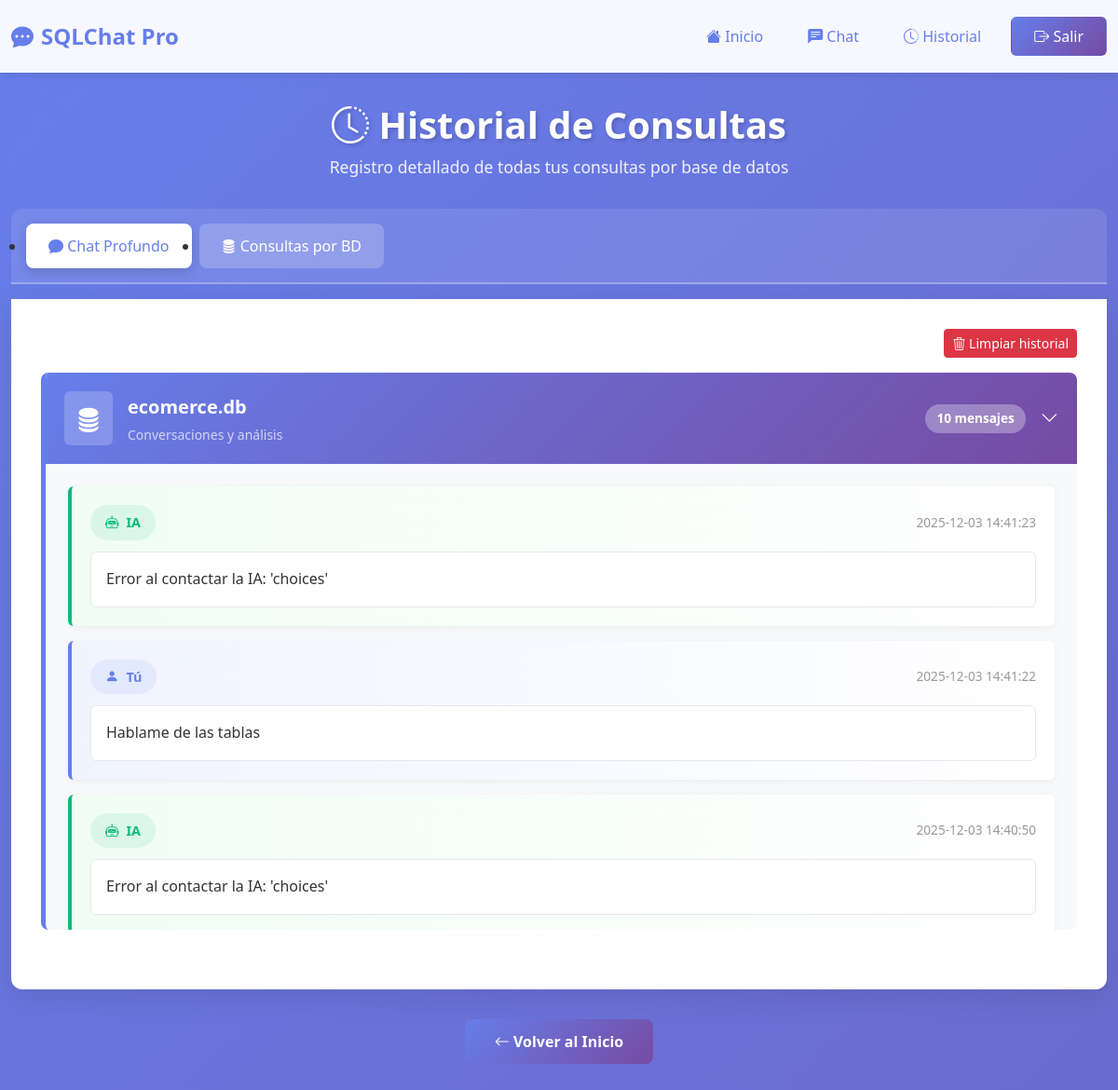
Screenshot of /historial (signed in) with the database file from the repository.
### tables this page shows
CREATE TABLE deep_history (
            id INTEGER PRIMARY KEY AUTOINCREMENT,
            user TEXT NOT NULL,
            database TEXT NOT NULL,
            role TEXT NOT NULL,         -- user / assistant
            message TEXT NOT NULL,
            timestamp DATETIME DEFAULT CURRENT_TIMESTAMP
        );

### app.py (the view)
@app.route("/historial")
def historial_page():
    if "username" not in session:
        return redirect(url_for("login"))
    usuario = session.get("username")
    bases = listar_bases()
    conn = get_user_db()
    consultas_por_base = {}
    historial_db = conn.execute(
        """SELECT database, role, message, timestamp FROM deep_history
           WHERE user = ? ORDER BY database, timestamp DESC""",
        (usuario,)
    ).fetchall()
    for item in historial_db:
        db = item["database"]
        if db not in consultas_por_base:
            consultas_por_base[db] = []
        consultas_por_base[db].append({
            "role": item["role"],
            "message": item["message"],
            "timestamp": item["timestamp"]
        })
    historial_sesion = []
    sql_queries = conn.execute(
        """SELECT database, pregunta, sql, resultado, analisis, exito, categoria, timestamp
           FROM sql_queries
           WHERE user = ?
           ORDER BY timestamp DESC""",
        (usuario,)
    ).fetchall()
    for item in sql_queries:
        try:
            resultado = json.loads(item["resultado"]) if item["resultado"] else []
        except:
            resultado = []
        historial_sesion.append({
            "pregunta": item["pregunta"],
            "sql": item["sql"],
            "resultado": resultado,
            "analisis": item["analisis"],
            "exito": item["exito"],
            "categoria": item["categoria"],
            "database": item["database"]
        })
    conn.close()
    return render_template(
        "historial.html",
        historial_sesion=historial_sesion,
        consultas_por_base=consultas_por_base,
        bases=bases
    )

### app.py (called while the page is built)
def listar_bases():
    return [b for b in os.listdir(DATABASE_FOLDER) if b.endswith(".db")]

def get_user_db():
    conn = sqlite3.connect(USER_DB)
    conn.row_factory = sqlite3.Row
    return conn

### templates/historial.html (shortened to what this page needs)
<!DOCTYPE html>
<html lang="es">
<head>
    <link rel="stylesheet" href="https://cdn.jsdelivr.net/npm/bootstrap@5.3.0/dist/css/bootstrap.min.css">
    <link rel="stylesheet" href="https://cdn.jsdelivr.net/npm/bootstrap-icons@1.11.1/font/bootstrap-icons.css">
    <link rel="stylesheet" href="https://cdnjs.cloudflare.com/ajax/libs/highlight.js/11.8.0/styles/atom-one-dark.min.css">
</head>
<body>
    <nav class="navbar">
        <div class="container-fluid">
            <span class="navbar-brand">
                <i class="bi bi-chat-dots-fill" style="color: #667eea;"></i>
                SQLChat Pro
            </span>
            <div class="nav-links">
                <a href="/">
                    <i class="bi bi-house-fill"></i> Inicio
                </a>
                <a href="/chat_profundo">
                    <i class="bi bi-chat-left-text-fill"></i> Chat
                </a>
                <a href="/historial">
                    <i class="bi bi-clock-history"></i> Historial
                </a>
                <form action="/logout" method="POST" style="display: inline;">
                    <button type="submit" class="btn btn-logout">
                        <i class="bi bi-box-arrow-right"></i> Salir
                    </button>
                </form>
            </div>
        </div>
    </nav>
    <div class="container">
        <div class="header">
            <h1>
                <i class="bi bi-clock-history"></i> Historial de Consultas
            </h1>
            <p>Registro detallado de todas tus consultas por base de datos</p>
        </div>
        <ul class="nav-tabs" role="tablist">
            <li class="nav-item" role="presentation">
                <button class="nav-link active" id="chat-tab" data-bs-toggle="tab" data-bs-target="#chat-pane" type="button" role="tab">
                    <i class="bi bi-chat-fill"></i> Chat Profundo
                </button>
            </li>
            <li class="nav-item" role="presentation">
                <button class="nav-link" id="consultas-tab" data-bs-toggle="tab" data-bs-target="#consultas-pane" type="button" role="tab">
                    <i class="bi bi-database-fill"></i> Consultas por BD
                </button>
            </li>
        </ul>
        <div class="tab-content">
            <div class="tab-pane fade show active" id="chat-pane" role="tabpanel" tabindex="0">
                <div style="display: flex; justify-content: flex-end; margin-bottom: 1rem;">
                    <button class="btn btn-danger btn-sm" onclick="limpiarHistorial('chat')" title="Eliminar todo el historial de chat">
                        <i class="bi bi-trash3"></i> Limpiar historial
                    </button>
                </div>
                {% if consultas_por_base %}
                    <div class="db-grid">
                        {% for db_name, mensajes in consultas_por_base.items() | sort %}
                            <div class="db-section expanded" data-db="{{ db_name }}">
                                <div class="db-header" onclick="toggleDB(this)">
                                    <div class="db-header-left">
                                        <div class="db-icon">
                                            <i class="bi bi-database-fill"></i>
                                        </div>
                                        <div>
                                            <div class="db-title">{{ db_name }}</div>
                                            <small style="opacity: 0.7;">Conversaciones y análisis</small>
                                        </div>
                                    </div>
                                    <div style="display: flex; align-items: center; gap: 1rem;">
                                        <span class="db-badge">{{ mensajes | length }} mensaje{{ mensajes | length != 1 and 's' or '' }}</span>
                                        <i class="bi bi-chevron-down db-toggle"></i>
                                    </div>
                                </div>
                                <div class="db-content">
                                    {% for msg in mensajes %}
                                        <div class="consulta-item {% if msg.role == 'user' %}user-message{% else %}assistant-message{% endif %}">
                                            <div class="consulta-header">
                                                <span class="mensaje-rol {% if msg.role == 'assistant' %}assistant{% endif %}">
                                                    <i class="bi {% if msg.role == 'user' %}bi-person-fill{% else %}bi-robot{% endif %}"></i>
                                                    {{ 'Tú' if msg.role == 'user' else 'IA' }}
                                                </span>
                                                <span class="timestamp">{{ msg.timestamp | default('Sin fecha') }}</span>
                                            </div>
                                            <div class="mensaje-contenido">{{ msg.message }}</div>
                                        </div>
                                    {% endfor %}
                                </div>
                            </div>
                        {% endfor %}
                    </div>
                {% else %}
                    <div class="empty-state">
                        <i class="bi bi-chat-left-dots"></i>
                        <p>No hay conversaciones de chat aún</p>
                        <small>Inicia una conversación en el apartado de <strong>Chat</strong></small>
                    </div>
                {% endif %}
            </div>
        </div>
        <div class="action-buttons">
            <a href="/" class="btn btn-primary">
                <i class="bi bi-arrow-left"></i> Volver al Inicio
            </a>
        </div>
    </div>
</body>
</html>

### rows the page displays
deep_history: database "ecomerce.db", mensajes "10", mensajes "s", role "IA", timestamp "2025-12-03 14:41:23", message "Error al contactar la IA: 'choices'"
deep_history: role "Tú", timestamp "2025-12-03 14:41:22", message "Hablame de las tablas"
deep_history: role "IA", timestamp "2025-12-03 14:40:50", message "Error al contactar la IA: 'choices'"
